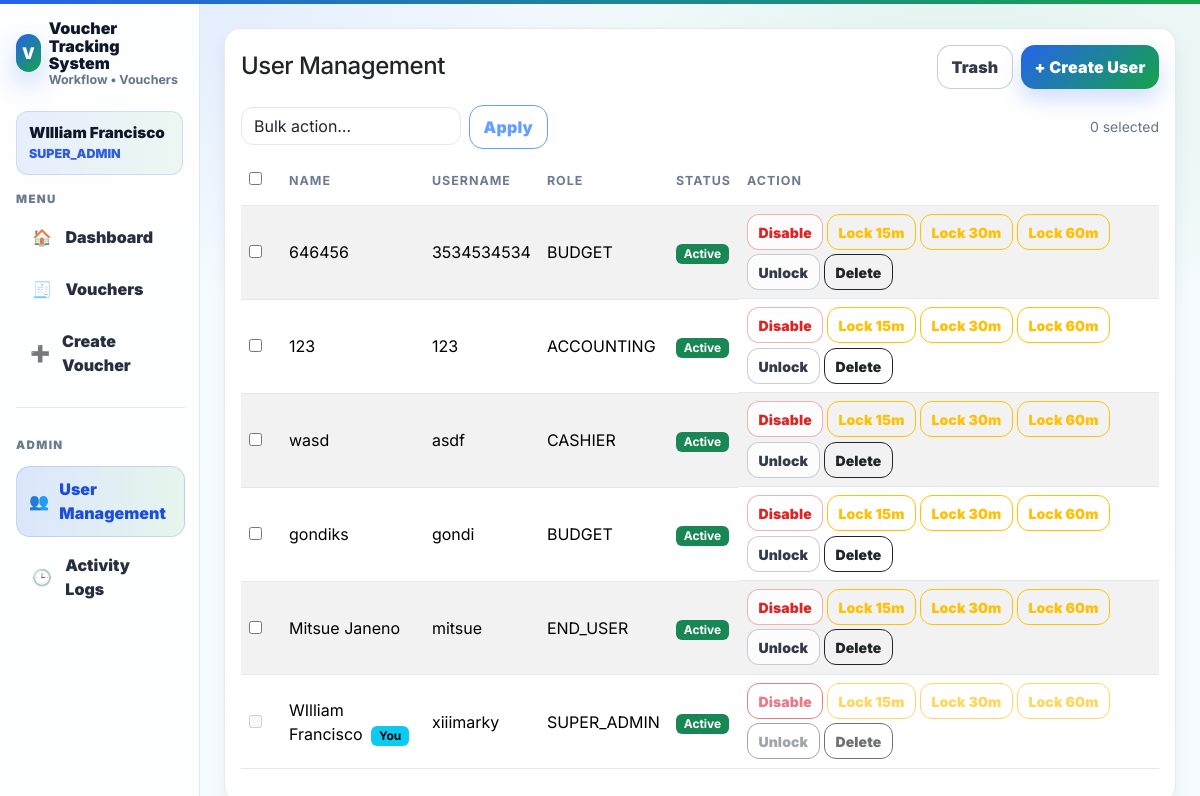
The page /public/admin_users.php (signed in) on the database its author committed.
### tables this page shows
CREATE TABLE `users` (
  `id` int(11) NOT NULL,
  `full_name` varchar(120) NOT NULL,
  `username` varchar(80) NOT NULL,
  `password_hash` varchar(255) NOT NULL,
  `role_id` int(11) NOT NULL,
  `is_active` tinyint(1) NOT NULL DEFAULT 1,
  `locked_until` datetime DEFAULT NULL,
  `deleted_at` datetime DEFAULT NULL,
  `created_at` datetime NOT NULL DEFAULT current_timestamp()
);

CREATE TABLE `roles` (
  `id` int(11) NOT NULL,
  `name` varchar(50) NOT NULL
);

### app/lib/helpers.php (called while the page is built, shortened)
<?php
function h(string $s): string {
  return htmlspecialchars($s, ENT_QUOTES, 'UTF-8');
}

### app/lib/auth.php (called while the page is built, shortened)
<?php
function current_user(): ?array {
  return $_SESSION['user'] ?? null;
}

### public/admin_users.php (the view, shortened to what this page needs)
<?php
require_once __DIR__ . '/../app/config/db.php';
require_once __DIR__ . '/../app/lib/auth.php';
$users = $pdo->query("
  SELECT u.*, r.name role_name
  FROM users u
  JOIN roles r ON r.id=u.role_id
  WHERE u.deleted_at IS NULL
  ORDER BY u.created_at DESC
")->fetchAll();
$me = (int)(current_user()['id'] ?? 0);
function is_locked(array $u): bool {
  return !empty($u['locked_until']) && strtotime($u['locked_until']) > time();
}
require_once __DIR__ . '/../app/views/layout_header.php';
?>
<div class="container-fluid">
  <div class="row">
    <?php require __DIR__ . '/../app/views/sidebar.php'; ?>
    <div class="col-12 col-lg-9 col-xl-10 p-4">
      <div class="card shadow-soft card-soft">
        <div class="card-body">
          <div class="d-flex justify-content-between align-items-center mb-3">
            <h4 class="m-0">User Management</h4>
            <div class="d-flex gap-2">
              <a class="btn btn-outline-secondary" href="<?= BASE_URL ?>/admin_users_trash.php">Trash</a>
              <button class="btn btn-primary" data-bs-toggle="modal" data-bs-target="#createUserModal">
                + Create User
              </button>
            </div>
          </div>
          <form method="post" action="../app/modules/admin/users_bulk.php" id="bulkForm" class="d-flex gap-2 align-items-center mb-2">
            <select class="form-select" name="action" id="bulkAction" style="max-width:220px" required>
              <option value="">Bulk action…</option>
            </select>
            <button class="btn btn-outline-primary" id="bulkBtn" disabled>Apply</button>
            <div class="ms-auto small text-muted" id="selectedCount">0 selected</div>
          </form>
          <div class="table-responsive">
            <table class="table table-striped align-middle">
              <thead>
                <tr>
                  <th style="width:40px"><input type="checkbox" id="checkAll"></th>
                  <th>Name</th>
                  <th>Username</th>
                  <th>Role</th>
                  <th>Status</th>
                  <th style="width:420px">Action</th>
                </tr>
              </thead>
              <tbody>
              <?php foreach ($users as $x): ?>
                <?php
                  $id = (int)$x['id'];
                  $selfRow = ($id === $me);
                  $locked = is_locked($x);
                ?>
                <tr>
                  <td>
                    <input type="checkbox" class="row-check" form="bulkForm" name="ids[]"
                           value="<?= $id ?>" <?= $selfRow ? 'disabled' : '' ?>>
                  </td>
                  <td><?= h($x['full_name']) ?> <?= $selfRow ? '<span class="badge text-bg-info ms-1">You</span>' : '' ?></td>
                  <td><?= h($x['username']) ?></td>
                  <td><?= h($x['role_name']) ?></td>
                  <td>
                    <?php if (!(int)$x['is_active']): ?>
                      <span class="badge text-bg-secondary">Disabled</span>
                    <?php elseif ($locked): ?>
                      <span class="badge text-bg-warning">Locked</span>
                      <div class="small text-muted">until <?= h($x['locked_until']) ?></div>
                    <?php else: ?>
                      <span class="badge text-bg-success">Active</span>
                    <?php endif; ?>
                  </td>
                  <td class="d-flex gap-1 flex-wrap">
                    <form method="post" action="../app/modules/admin/user_toggle.php" class="d-inline">
                      <button class="btn btn-sm btn-outline-danger" <?= $selfRow ? 'disabled' : '' ?>>
                        <?= (int)$x['is_active'] ? 'Disable' : 'Enable' ?>
                      </button>
                    </form>
                    <form method="post" action="../app/modules/admin/user_lock.php" class="d-inline">
                      <button class="btn btn-sm btn-outline-warning" <?= $selfRow ? 'disabled' : '' ?>>Lock 15m</button>
                    </form>
                    <form method="post" action="../app/modules/admin/user_lock.php" class="d-inline">
                      <button class="btn btn-sm btn-outline-warning" <?= $selfRow ? 'disabled' : '' ?>>Lock 30m</button>
                    </form>
                    <form method="post" action="../app/modules/admin/user_lock.php" class="d-inline">
                      <button class="btn btn-sm btn-outline-warning" <?= $selfRow ? 'disabled' : '' ?>>Lock 60m</button>
                    </form>
                    <form method="post" action="../app/modules/admin/user_unlock.php" class="d-inline">
                      <button class="btn btn-sm btn-outline-secondary" <?= $selfRow ? 'disabled' : '' ?>>Unlock</button>
                    </form>
                    <button type="button"
                            class="btn btn-sm btn-outline-dark"
                            data-bs-toggle="modal"
                            data-bs-target="#deleteUserModal"
                            data-user-id="<?= $id ?>"
                            data-user-name="<?= h($x['full_name']) ?>"
                            <?= $selfRow ? 'disabled' : '' ?>>
                      Delete
                    </button>
                  </td>
                </tr>
              <?php endforeach; ?>
              </tbody>
            </table>
          </div>
        </div>
      </div>
    </div>
  </div>
</div>
<?php require_once __DIR__ . '/../app/views/layout_footer.php'; ?>

### app/views/sidebar.php
<?php
$u = current_user();
$role = $u['role'] ?? '';
function nav_active(string $file): string {
  $cur = basename($_SERVER['PHP_SELF'] ?? '');
  return ($cur === $file) ? 'active' : '';
}
?>
<div class="col-12 col-lg-3 col-xl-2 sidebar p-3">
  <div class="brand mb-4">
    <div class="d-flex align-items-center gap-2">
      <div class="brand-badge">V</div>
      <div class="brand-title">
        <?= h(APP_NAME) ?>
        <div class="brand-sub">Workflow • Vouchers</div>
      </div>
    </div>
  </div>
  <div class="user-chip mb-3">
    <div class="user-chip-name"><?= h($u['full_name'] ?? 'User') ?></div>
    <div class="user-chip-role"><?= h($role) ?></div>
  </div>
  <div class="menu-label">Menu</div>
  <div class="nav-list">
    <a class="nav-item <?= nav_active('dashboard.php') ?>" href="dashboard.php">
      <span class="nav-ic">🏠</span>
      <span>Dashboard</span>
    </a>
    <a class="nav-item <?= nav_active('dashboard.php') ?>" href="dashboard.php">
      <span class="nav-ic">🧾</span>
      <span>Vouchers</span>
    </a>
    <?php if ($role === 'END_USER' || $role === 'SUPER_ADMIN'): ?>
      <a class="nav-item <?= nav_active('voucher_create.php') ?>" href="voucher_create.php">
        <span class="nav-ic">➕</span>
        <span>Create Voucher</span>
      </a>
    <?php endif; ?>
    <?php if ($role === 'SUPER_ADMIN'): ?>
      <div class="menu-sep"></div>
      <div class="menu-label">Admin</div>
      <a class="nav-item <?= nav_active('admin_users.php') ?>" href="admin_users.php">
        <span class="nav-ic">👥</span>
        <span>User Management</span>
      </a>
      <a class="nav-item <?= nav_active('admin_logs.php') ?>" href="admin_logs.php">
        <span class="nav-ic">🕒</span>
        <span>Activity Logs</span>
      </a>
    <?php endif; ?>
  </div>
</div>

### public/assets/app.css (style rules this page uses)
:root { --bg: #f6fbff; --surface: #ffffff; --surface-2: #f3f8ff; --text: #0f172a; --muted: #64748b; --border: #e2e8f0; --blue: #2563eb; --blue-700:#1d4ed8; --green:#16a34a; --green-700:#15803d; --danger:#dc2626; --warning:#f59e0b; --radius: 16px; --radius-sm: 12px; --shadow-sm: 0 8px 18px rgba(2, 6, 23, 0.06); --shadow-md: 0 18px 40px rgba(2, 6, 23, 0.10); --ring: 0 0 0 4px rgba(37, 99, 235, 0.15); }
html, body { height: 100%; }
body { background: radial-gradient(900px 500px at 10% 0%, rgba(37,99,235,0.10), transparent 60%), radial-gradient(700px 400px at 80% 10%, rgba(22,163,74,0.10), transparent 65%), var(--bg); color: var(--text); font-family: "Inter", ui-sans-serif, system-ui, -apple-system, "Segoe UI", Roboto, "Helvetica Neue", Arial, "Noto Sans", "Apple Color Emoji", "Segoe UI Emoji"; -webkit-font-smoothing: antialiased; -moz-osx-font-smoothing: grayscale; }
a { text-decoration: none; }
.card { border: 1px solid var(--border); border-radius: var(--radius); background: var(--surface); }
.card-soft { background: linear-gradient(180deg, rgba(255,255,255,0.98), rgba(255,255,255,0.96)); border: 1px solid rgba(226,232,240,0.9); }
.shadow-soft { box-shadow: var(--shadow-sm) !important; }
h1,h2,h3,h4,h5 { letter-spacing: -0.02em; }
.text-muted { color: var(--muted) !important; }
.form-control, .form-select { border-radius: 12px; border: 1px solid var(--border); background: rgba(255,255,255,0.96); transition: box-shadow .15s ease, border-color .15s ease; }
.btn { border-radius: 14px; font-weight: 900; letter-spacing: .01em; padding: .55rem .85rem; transition: transform .12s ease, box-shadow .12s ease, filter .12s ease, opacity .12s ease; }
.btn-primary { border: none; background: linear-gradient(135deg, var(--blue), var(--green)); box-shadow: 0 10px 22px rgba(37,99,235,0.22); }
.btn-outline-secondary { border: 1px solid rgba(100,116,139,0.35); color: rgba(15,23,42,0.85); background: rgba(255,255,255,0.75); }
.btn-outline-danger { border: 1px solid rgba(220,38,38,0.35); color: var(--danger); background: rgba(255,255,255,0.75); }
.btn-sm { border-radius: 12px; padding: .42rem .65rem; font-weight: 900; }
.table { border-color: var(--border); }
.table thead th { font-size: .78rem; text-transform: uppercase; letter-spacing: .08em; color: rgba(100,116,139,0.95); border-bottom: 1px solid var(--border); padding-top: 1rem; padding-bottom: .85rem; }
.table tbody td { vertical-align: middle; }
.sidebar { border-right: 1px solid var(--border); background: linear-gradient(180deg, rgba(255,255,255,0.94), rgba(255,255,255,0.90)); min-height: calc(100vh - 4px); }
.brand .brand-badge { width: 38px; height: 38px; border-radius: 14px; display: grid; place-items: center; font-weight: 900; color: #fff; background: linear-gradient(135deg, var(--blue), var(--green)); box-shadow: 0 12px 26px rgba(37,99,235,0.25); }
.brand .brand-title { font-weight: 900; line-height: 1.1; color: var(--text); }
.brand .brand-sub { font-size: .78rem; color: var(--muted); font-weight: 700; }
.user-chip { border: 1px solid rgba(37,99,235,0.16); background: linear-gradient(90deg, rgba(37,99,235,0.10), rgba(22,163,74,0.08)); border-radius: var(--radius-sm); padding: .65rem .75rem; }
.user-chip-name { font-weight: 900; color: var(--text); font-size: .95rem; }
.user-chip-role { font-size: .78rem; font-weight: 900; color: rgba(29,78,216,0.9); }
.menu-label { font-size: .72rem; text-transform: uppercase; letter-spacing: .12em; font-weight: 900; color: rgba(100,116,139,0.95); margin: .75rem 0 .35rem; }
.menu-sep { height: 1px; background: var(--border); margin: .75rem 0; }
.nav-list { display: grid; gap: .35rem; }
.nav-item { display: flex; align-items: center; gap: .65rem; padding: .65rem .75rem; border-radius: 14px; color: rgba(15,23,42,0.90); font-weight: 900; border: 1px solid transparent; transition: transform .15s ease, background .15s ease, border-color .15s ease; }
.nav-item .nav-ic { width: 26px; text-align: center; opacity: .95; }
.nav-item.active { background: linear-gradient(90deg, rgba(37,99,235,0.16), rgba(22,163,74,0.10)); border-color: rgba(37,99,235,0.18); color: var(--blue-700); }
@media (prefers-reduced-motion: no-preference) { .card, .btn, .nav-item, .table-hover tbody tr { will-change: transform; } }

### rows shown on the page
users: full_name "WIlliam Francisco", shows "You", username "xiiimarky", role.name "SUPER_ADMIN", is_active "Active"
roles: name "SUPER_ADMIN"
users: full_name "646456", username "3534534534", role.name "BUDGET", is_active "Active"
users: full_name "123", username "123", role.name "ACCOUNTING", is_active "Active"
users: full_name "wasd", username "asdf", role.name "CASHIER", is_active "Active"
users: full_name "gondiks", username "gondi", role.name "BUDGET", is_active "Active"
users: full_name "Mitsue Janeno", username "mitsue", role.name "END_USER", is_active "Active"

### other values the page prints
APP_NAME "Voucher Tracking System"
